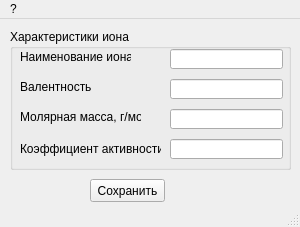
<?xml version="1.0" encoding="UTF-8"?>
<ui version="4.0">
 <class>fmIonEditSelect</class>
 <widget class="QMainWindow" name="fmIonEditSelect">
  <property name="geometry">
   <rect>
    <x>0</x>
    <y>0</y>
    <width>300</width>
    <height>227</height>
   </rect>
  </property>
  <property name="windowTitle">
   <string>Изменение иона</string>
  </property>
  <widget class="QWidget" name="centralwidget">
   <widget class="QToolButton" name="tbSave">
    <property name="geometry">
     <rect>
      <x>120</x>
      <y>610</y>
      <width>361</width>
      <height>22</height>
     </rect>
    </property>
    <property name="text">
     <string>Сохранить в энергонезависимой памяти</string>
    </property>
   </widget>
   <widget class="QPushButton" name="tbSaveIon">
    <property name="geometry">
     <rect>
      <x>90</x>
      <y>160</y>
      <width>75</width>
      <height>23</height>
     </rect>
    </property>
    <property name="text">
     <string>Сохранить</string>
    </property>
   </widget>
   <widget class="QGroupBox" name="groupBox">
    <property name="geometry">
     <rect>
      <x>10</x>
      <y>10</y>
      <width>281</width>
      <height>141</height>
     </rect>
    </property>
    <property name="title">
     <string>Характеристики иона</string>
    </property>
    <widget class="QLabel" name="label_4">
     <property name="geometry">
      <rect>
       <x>10</x>
       <y>110</y>
       <width>141</width>
       <height>20</height>
      </rect>
     </property>
     <property name="text">
      <string>Коэффициент активности</string>
     </property>
    </widget>
    <widget class="QLabel" name="label_5">
     <property name="geometry">
      <rect>
       <x>10</x>
       <y>20</y>
       <width>111</width>
       <height>16</height>
      </rect>
     </property>
     <property name="text">
      <string>Наименование иона</string>
     </property>
    </widget>
    <widget class="QLineEdit" name="leIonName">
     <property name="geometry">
      <rect>
       <x>160</x>
       <y>20</y>
       <width>113</width>
       <height>20</height>
      </rect>
     </property>
    </widget>
    <widget class="QLabel" name="label_7">
     <property name="geometry">
      <rect>
       <x>10</x>
       <y>50</y>
       <width>111</width>
       <height>16</height>
      </rect>
     </property>
     <property name="text">
      <string>Валентность</string>
     </property>
    </widget>
    <widget class="QLineEdit" name="leIonVal">
     <property name="geometry">
      <rect>
       <x>160</x>
       <y>50</y>
       <width>113</width>
       <height>20</height>
      </rect>
     </property>
    </widget>
    <widget class="QLabel" name="label_8">
     <property name="geometry">
      <rect>
       <x>10</x>
       <y>80</y>
       <width>121</width>
       <height>16</height>
      </rect>
     </property>
     <property name="text">
      <string>Молярная масса, г/моль</string>
     </property>
    </widget>
    <widget class="QLineEdit" name="leMolMassa">
     <property name="geometry">
      <rect>
       <x>160</x>
       <y>80</y>
       <width>113</width>
       <height>20</height>
      </rect>
     </property>
    </widget>
    <widget class="QLineEdit" name="leK">
     <property name="geometry">
      <rect>
       <x>160</x>
       <y>110</y>
       <width>113</width>
       <height>20</height>
      </rect>
     </property>
    </widget>
   </widget>
  </widget>
  <widget class="QMenuBar" name="menubar">
   <property name="geometry">
    <rect>
     <x>0</x>
     <y>0</y>
     <width>300</width>
     <height>21</height>
    </rect>
   </property>
   <widget class="QMenu" name="menu">
    <property name="title">
     <string>?</string>
    </property>
   </widget>
   <addaction name="menu"/>
  </widget>
  <widget class="QStatusBar" name="statusbar"/>
 </widget>
 <resources/>
 <connections/>
</ui>
